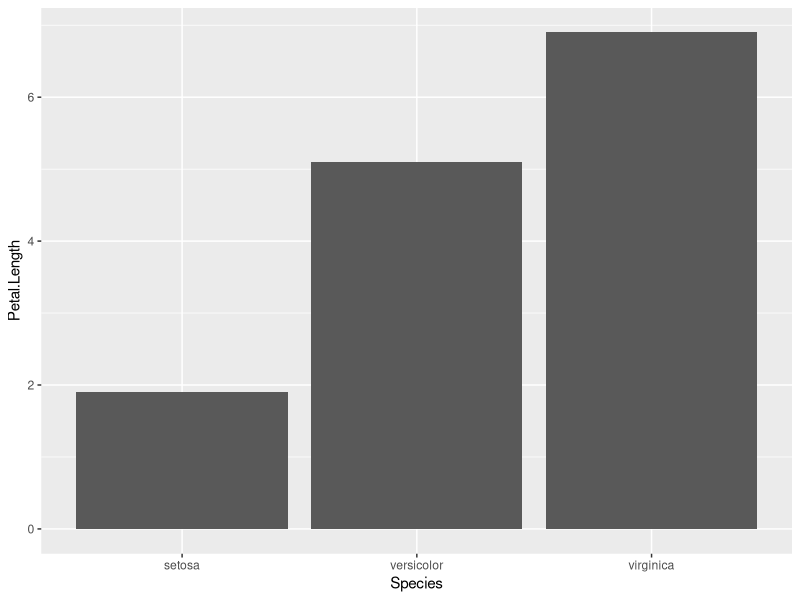

Write the R code that produced this figure.
## ---- chunk 1

sum(3+5)  # sum


sum(6+10)

## ---- chunk 2

sum(3+5)  # sum


sum(6+10)

## ---- chunk 3
2*2

## ---- chunk 4
2*3

## ---- chunk 5
2*4

## ---- chunk 6
2*5

## ---- chunk 7
2*6

## ---- chunk 8

#this code chunk is named

## ---- chunk 9
data(iris)
library(ggplot2)

ggplot(iris, aes(x = Species, y = Petal.Length)) + geom_bar(stat = "identity", position = "dodge")


